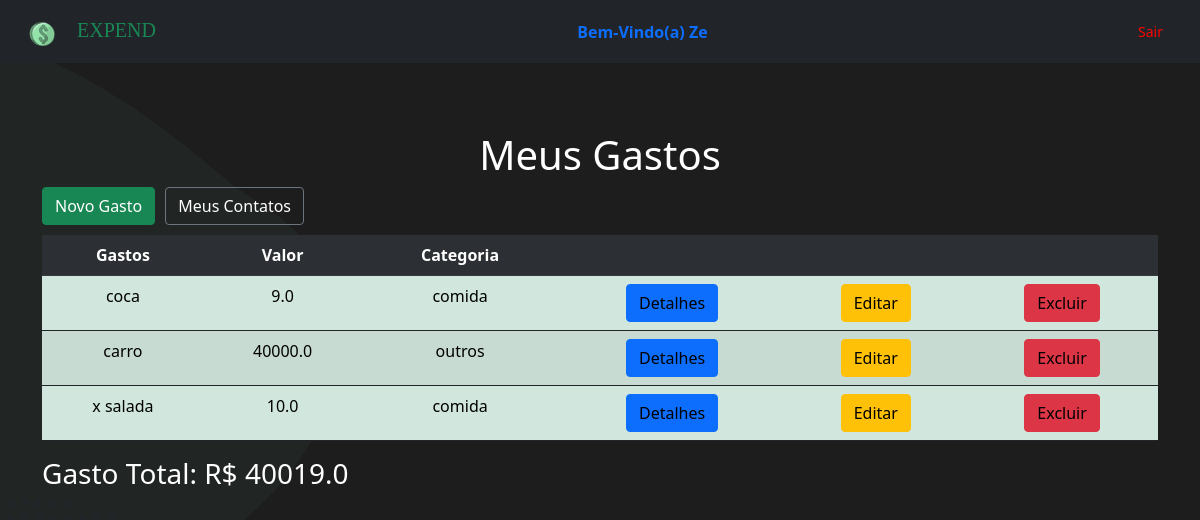
Page /listagem/ (signed in) on the earlier database version.
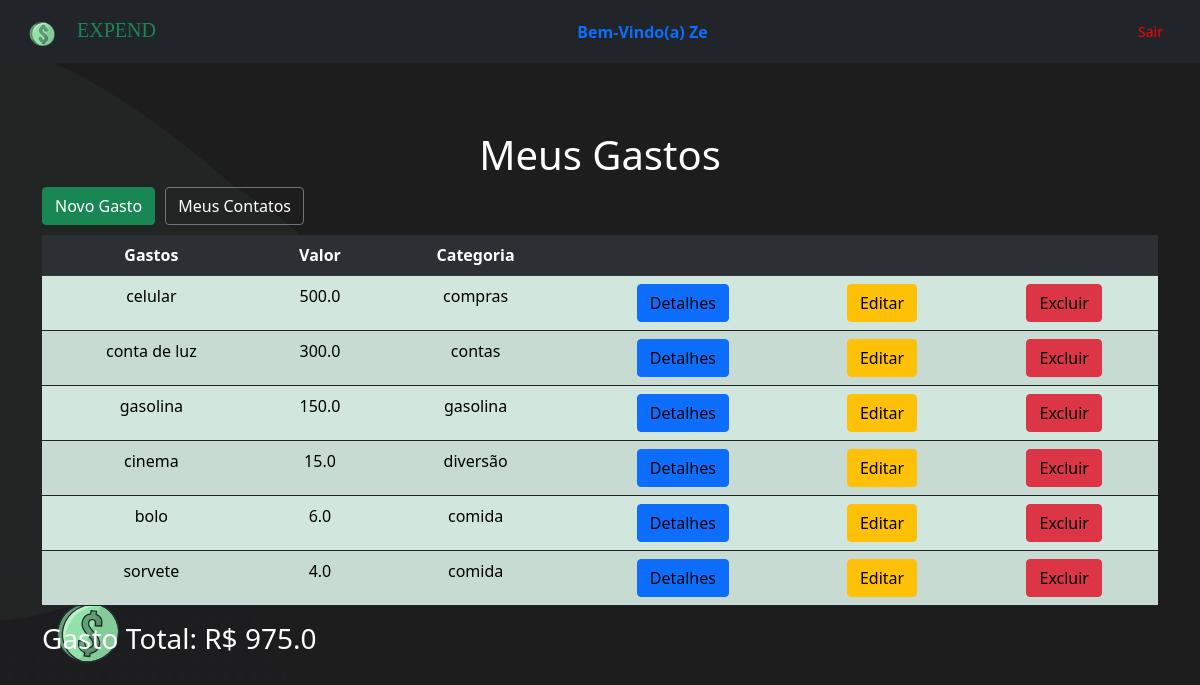
Same page on the later database version.
### invistame/models.py (models this page shows, shortened)
class Gasto(models.Model):
    gasto = models.TextField(max_length=200)
    valor = models.FloatField(max_length=9)
    pago = models.BooleanField(default=False)
    data = models.DateTimeField(default=timezone.now)
    hora = models.TimeField(default=time.strftime('%H:%M', time.localtime()))
    categoria = models.ForeignKey(CategoriaGasto, on_delete=models.DO_NOTHING)

class CategoriaGasto(models.Model):
    nome = models.CharField(max_length=50, null=True)
    def __str__(self):
        return self.nome

### invistame/views.py (the view)
# urls.py: path('listagem/', views.listagem, name='listagem'),
@login_required
def listagem(request):
    dados = {
        'dados': Gasto.objects.all(),
        'soma' : Gasto.objects.all().aggregate(total=Sum('valor'))
    }
    return render(request, 'investimentos/listagem.html', context=dados)

### invistame/templates/investimentos/listagem.html (shortened to what this page needs)
{% extends 'base.html' %}
{% block content %}
<div class="container">
    <h1 style="text-align: center; color: #fff; margin-top: 20px">Meus Gastos</h1>
    <button class="btn btn-success" style="margin-bottom: 10px;"><a style="color: white; text-decoration: none;"
            href="{% url 'novo_investimento' %}">Novo Gasto</a></button><button class="btn btn-outline-secondary"
        style="margin-bottom: 10px; margin-left: 10px;"><a style="color: white; text-decoration: none;"
            href="{% url 'contatos' %}">Meus
            Contatos</a></button>
    <table class='table table-success table-hover table-striped border-dark'>
        <tr style="text-align: center; border-radius: 20px;" class="table-dark">
            <th>Gastos</th>
            <th>Valor</th>
            <th>Categoria</th>
            <th></th>
            <th></th>
            <th></th>
        </tr>
        {% for dado in dados %}
        <tr style="text-align: center;">
            <td>{{dado.gasto}}</td>
            <td>{{dado.valor}}</td>
            <td>{{dado.categoria}}</td>
            <td><button class="btn btn-primary"><a style='color: black;text-decoration: none;'
                        href="{% url 'detalhes' dado.id %}">Detalhes</a></button></td>
            <td><button class="btn btn-warning"><a style='color: black;text-decoration: none;'
                        href="{% url 'editar' dado.id %}">Editar</a></button></td>
            <td><button class="btn btn-danger"><a style='color: black;text-decoration: none;'
                        href="{% url 'excluir' dado.id %}">Excluir</a></button></td>
        </tr>
        {% endfor %}
    </table>
    <h3 style="color: #fff;">Gasto Total: R$ {{soma.total}}</h3>
</div>
{% endblock %}

### invistame/templates/base.html (shortened to what this page needs)
{% load static %}
<!doctype html>
<html>
<head>
  <link href="https://cdn.jsdelivr.net/npm/bootstrap@5.0.2/dist/css/bootstrap.min.css" rel="stylesheet"
>
  <link rel="stylesheet" href="{% static 'css/styles.css' %}">
</head>
<body>
  {% if user.is_authenticated %}
  <div class="navbar-index">
    <nav class="navbar navbar-light bg-dark">
      <div class="container-fluid">
        <a class="navbar-brand text-success" style="font-family: 'Bungee', cursive;" href="{% url 'listagem' %}">
          <img src="{% static 'img/icon-title.svg' %}" alt="icone" width="60" height="30"
            class="d-inline-block align-text-top">
          EXPEND
        </a>
        <li style="display: flex; justify-content: center;">
          <strong class='nav-item nav-link'>Bem-Vindo(a) {{user.get_username.title}}</strong>
        </li>
        <button class="btn btn-sm btn-outline-secundary justify-content-end" type="button"><a href="{% url 'logout' %}"
            style="color: red;" class="nav-link">Sair</a></button>
      </div>
    </nav>
  </div>
  <br><br>
  {% endif %}
  {% block content %}
  {% endblock %}
</body>
</html>

### invistame/static/css/styles.css (style rules this page uses)
body { background: url("/static/img/page.svg"); background-repeat: no-repeat; background-size: cover; position: relative; height: 100vh; width: 100vw; }

Differences in the rows shown:
removed Gasto: gasto "coca", valor "9.0", categoria "comida"
removed Gasto: gasto "carro", valor "40000.0", categoria "outros"
removed Gasto: gasto "x salada", valor "10.0", categoria "comida"
added Gasto: gasto "celular", valor "500.0", categoria "compras"
added Gasto: gasto "conta de luz", valor "300.0", categoria "contas"
added Gasto: gasto "gasolina", valor "150.0", categoria "gasolina"
added Gasto: gasto "cinema", valor "15.0", categoria "diversão"
added Gasto: gasto "bolo", valor "6.0", categoria "comida"
added Gasto: gasto "sorvete", valor "4.0", categoria "comida"
Other differences:
{{ soma.total }}: "40019.0" → "975.0"
